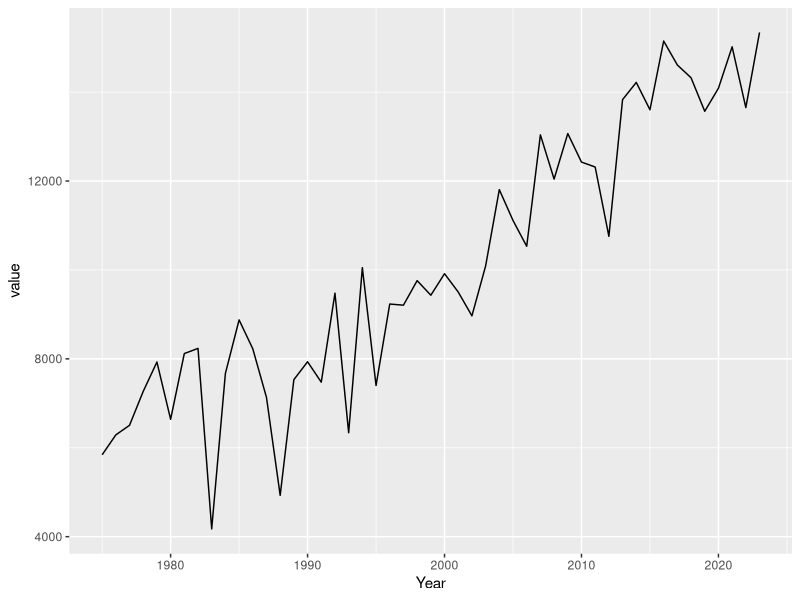

R code for this plot: (Note: this script raises an error after producing the figure.)
## ---- chunk 1
#Loading libraries
library(ggplot2)
library(reshape2)
library(readr)
library(dplyr)

## ---- chunk 2
#Load the commodity dataset
HGP <- read.csv("Feed Grains Yearbook Tables-All Years.csv")

## ---- chunk 3
str(HGP)

summary(HGP)

head(HGP)

NewNames <- c("variable","Year","Planted.Acres","Harvested.Acres","value","Yield","Farm.Price","1","2")

names(HGP) <- NewNames

## ---- chunk 4
#Removing  unnecessary information

HGP = subset(HGP, select = -c(3,4,6,7,8,9) )

HGP$Year <- gsub("/.*", "", HGP$Year)

HGP = filter(HGP, Year > 1974)

HGP = filter(HGP, variable == 'Corn')

HGP$Year <- as.numeric(substring(HGP$Year, 1, 4))
HGP$value <- as.numeric(gsub(",", "", HGP$value))

head(HGP)
## ---- chunk 5
#plotting commodity prices over the years
ggplot(HGP, aes(x = Year, y = value))+
  geom_line()
## ---- chunk 6
#Merging datasets

Corn.Production = bind_rows(HGP, melted_data)

## ---- chunk 7
#Loading in Milk Production Factors

MPF <- read.csv("annualmilkprodfactors.csv")
